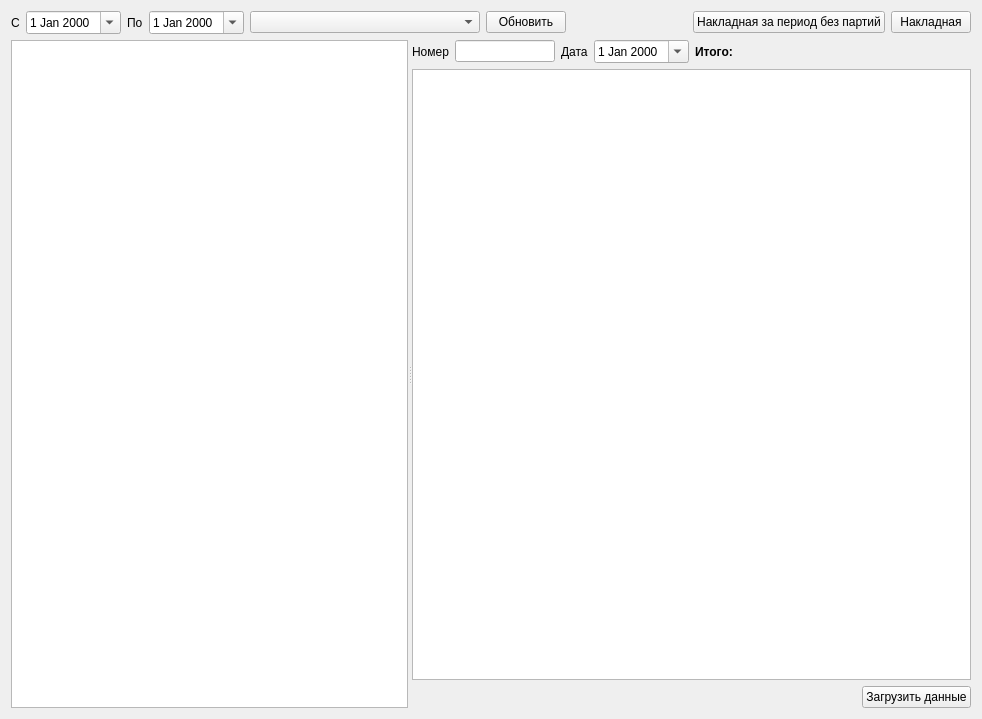
<?xml version="1.0" encoding="UTF-8"?>
<ui version="4.0">
 <class>FormPack</class>
 <widget class="QWidget" name="FormPack">
  <property name="geometry">
   <rect>
    <x>0</x>
    <y>0</y>
    <width>982</width>
    <height>719</height>
   </rect>
  </property>
  <property name="windowTitle">
   <string>Form</string>
  </property>
  <layout class="QVBoxLayout" name="verticalLayout_3">
   <item>
    <layout class="QHBoxLayout" name="horizontalLayout">
     <item>
      <widget class="QLabel" name="label">
       <property name="text">
        <string>С</string>
       </property>
      </widget>
     </item>
     <item>
      <widget class="QDateEdit" name="dateEditBeg">
       <property name="calendarPopup">
        <bool>true</bool>
       </property>
      </widget>
     </item>
     <item>
      <widget class="QLabel" name="label_2">
       <property name="text">
        <string>По</string>
       </property>
      </widget>
     </item>
     <item>
      <widget class="QDateEdit" name="dateEditEnd">
       <property name="calendarPopup">
        <bool>true</bool>
       </property>
      </widget>
     </item>
     <item>
      <widget class="RestComboBox" name="comboBoxType">
       <property name="minimumSize">
        <size>
         <width>230</width>
         <height>0</height>
        </size>
       </property>
      </widget>
     </item>
     <item>
      <widget class="QPushButton" name="pushButtonUpd">
       <property name="text">
        <string>Обновить</string>
       </property>
      </widget>
     </item>
     <item>
      <spacer name="horizontalSpacer">
       <property name="orientation">
        <enum>Qt::Orientation::Horizontal</enum>
       </property>
       <property name="sizeHint" stdset="0">
        <size>
         <width>40</width>
         <height>20</height>
        </size>
       </property>
      </spacer>
     </item>
     <item>
      <widget class="QPushButton" name="pushButtonNaklPer">
       <property name="text">
        <string>Накладная за период без партий</string>
       </property>
      </widget>
     </item>
     <item>
      <widget class="QPushButton" name="pushButtonNakl">
       <property name="text">
        <string>Накладная</string>
       </property>
      </widget>
     </item>
    </layout>
   </item>
   <item>
    <widget class="QSplitter" name="splitter">
     <property name="sizePolicy">
      <sizepolicy hsizetype="Expanding" vsizetype="Expanding">
       <horstretch>0</horstretch>
       <verstretch>0</verstretch>
      </sizepolicy>
     </property>
     <property name="orientation">
      <enum>Qt::Orientation::Horizontal</enum>
     </property>
     <widget class="RestTableView" name="tableViewNakl"/>
     <widget class="QWidget" name="layoutWidget">
      <layout class="QVBoxLayout" name="verticalLayout_2">
       <item>
        <layout class="QHBoxLayout" name="horizontalLayout_2">
         <item>
          <widget class="QLabel" name="label_3">
           <property name="text">
            <string>Номер</string>
           </property>
          </widget>
         </item>
         <item>
          <widget class="QLineEdit" name="lineEditNum">
           <property name="maximumSize">
            <size>
             <width>100</width>
             <height>16777215</height>
            </size>
           </property>
          </widget>
         </item>
         <item>
          <widget class="QLabel" name="label_4">
           <property name="text">
            <string>Дата</string>
           </property>
          </widget>
         </item>
         <item>
          <widget class="RestDateEdit" name="dateEditNakl">
           <property name="calendarPopup">
            <bool>true</bool>
           </property>
          </widget>
         </item>
         <item>
          <widget class="QLabel" name="labelItogo">
           <property name="font">
            <font>
             <bold>true</bold>
            </font>
           </property>
           <property name="text">
            <string>Итого:</string>
           </property>
          </widget>
         </item>
         <item>
          <spacer name="horizontalSpacer_3">
           <property name="orientation">
            <enum>Qt::Orientation::Horizontal</enum>
           </property>
           <property name="sizeHint" stdset="0">
            <size>
             <width>40</width>
             <height>20</height>
            </size>
           </property>
          </spacer>
         </item>
        </layout>
       </item>
       <item>
        <widget class="RestTableView" name="tableViewNaklData"/>
       </item>
       <item>
        <layout class="QHBoxLayout" name="horizontalLayoutMap">
         <item>
          <spacer name="horizontalSpacer_2">
           <property name="orientation">
            <enum>Qt::Orientation::Horizontal</enum>
           </property>
           <property name="sizeHint" stdset="0">
            <size>
             <width>40</width>
             <height>20</height>
            </size>
           </property>
          </spacer>
         </item>
         <item>
          <widget class="QPushButton" name="pushButtonLoad">
           <property name="text">
            <string>Загрузить данные</string>
           </property>
          </widget>
         </item>
        </layout>
       </item>
      </layout>
     </widget>
    </widget>
   </item>
  </layout>
 </widget>
 <customwidgets>
  <customwidget>
   <class>RestTableView</class>
   <extends>QTableView</extends>
   <header>rest/resttableview.h</header>
  </customwidget>
  <customwidget>
   <class>RestComboBox</class>
   <extends>QComboBox</extends>
   <header>rest/restcombobox.h</header>
  </customwidget>
  <customwidget>
   <class>RestDateEdit</class>
   <extends>QDateEdit</extends>
   <header>rest/restdateedit.h</header>
  </customwidget>
 </customwidgets>
 <resources/>
 <connections/>
</ui>
